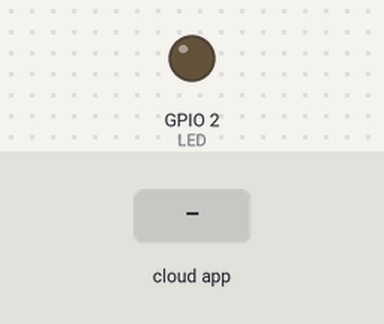
Bench run of a sketch on a simulated ESP32. On the bench: output pins drawn as LEDs (lit = HIGH). The inputs (shaded band) are chosen by the test bench. WiFi joins after 1.5 s; servers stay silent unless stated; the Firebase database answers and starts empty; what the sketch prints to the serial monitor is not drawn.

Above: at 2.7 s.
2.8 s: the phone or cloud app sets BULB_01 to ON
At 5.1 s:
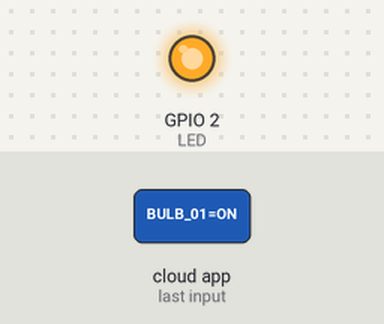
Timing chart, 0 to 6.6 s (numbered marks = the images above; inputs shaded):
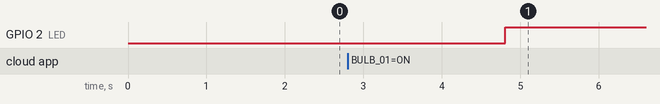

The sketch:

Firebase_ESP32_DHT11_1Led.ino
```cpp
//This example shows how to read, store and update database using get, set, push and update functions.

#include <WiFi.h>
#include <FirebaseESP32.h>

#define WIFI_SSID "Kien"
#define WIFI_PASSWORD "09877891"

#define FIREBASE_HOST "buoi4-5d3df-default-rtdb.firebaseio.com"

/** The database secret is obsoleted, please use other authentication methods,
 * see examples in the Authentications folder.
*/
#define FIREBASE_AUTH "sSe4dKzRIQRVRsuBdK1xqrTr3UTQB8QmmpRihU60"

//Define FirebaseESP32 data object
FirebaseData fbdo;
int i;
#define LED 2

void setup()
{
  pinMode(LED, OUTPUT);
  Serial.begin(115200);

  WiFi.begin(WIFI_SSID, WIFI_PASSWORD);
  Serial.print("Connecting to Wi-Fi");
  while (WiFi.status() != WL_CONNECTED)
  {
    Serial.print(".");
    delay(300);
  }
  Serial.println();
  Serial.print("Connected with IP: ");
  Serial.println(WiFi.localIP());
  Serial.println();

  Firebase.begin(FIREBASE_HOST, FIREBASE_AUTH);
  Firebase.reconnectWiFi(true);

  //Set database read timeout to 1 minute (max 15 minutes)
  Firebase.setReadTimeout(fbdo, 1000 * 60);
  //tiny, small, medium, large and unlimited.
  //Size and its write timeout e.g. tiny (1s), small (10s), medium (30s) and large (60s).
  Firebase.setwriteSizeLimit(fbdo, "tiny");
}
void loop()
{
  if(Firebase.getString(fbdo, "/TT_IoT/BULB_01"))
  {
    Serial.println("Download success: " + String(fbdo.stringData()));
    if(fbdo.stringData() == "ON")
      digitalWrite(LED, HIGH);
    else
      digitalWrite(LED, LOW);
  }else {
    Serial.println("Download fail: " + String(fbdo.stringData()));
  }
  delay(3000);
}
```

Measured:
- after the input at 2.8 s, GPIO 2 (LED): LOW → HIGH after 2.0 s
